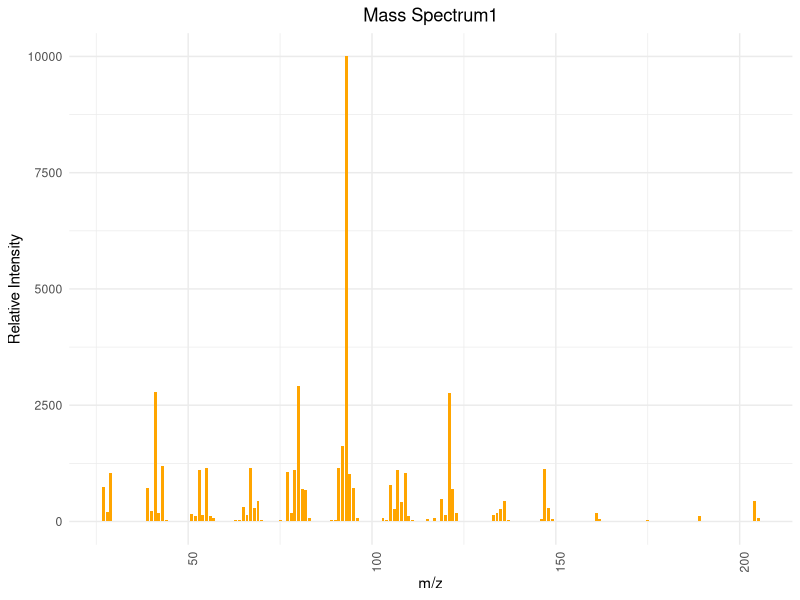
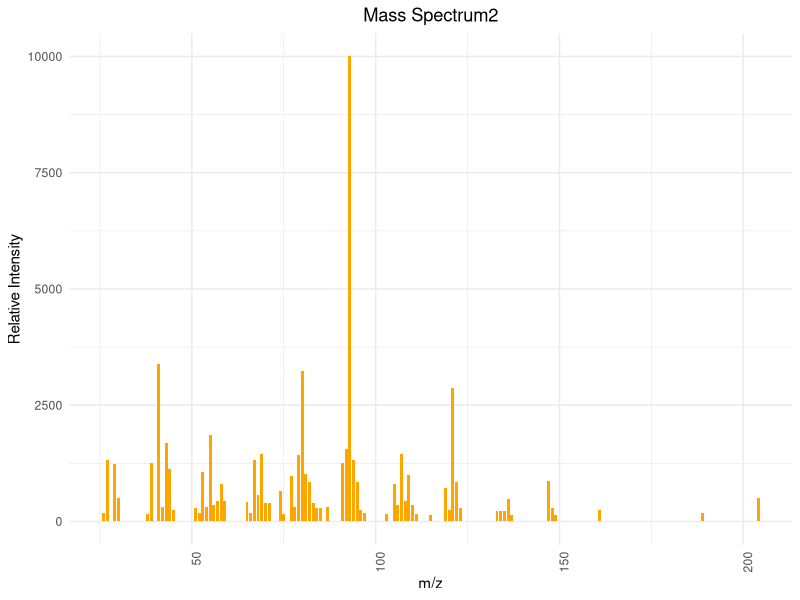
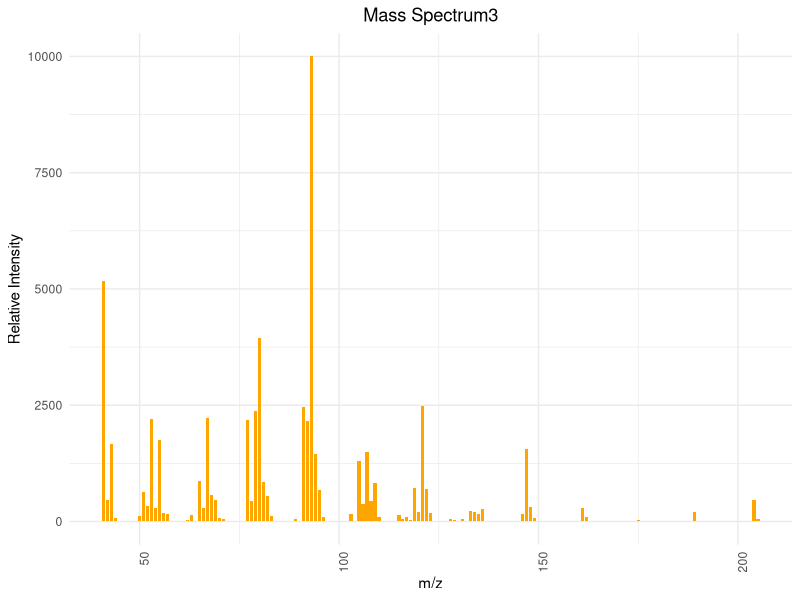
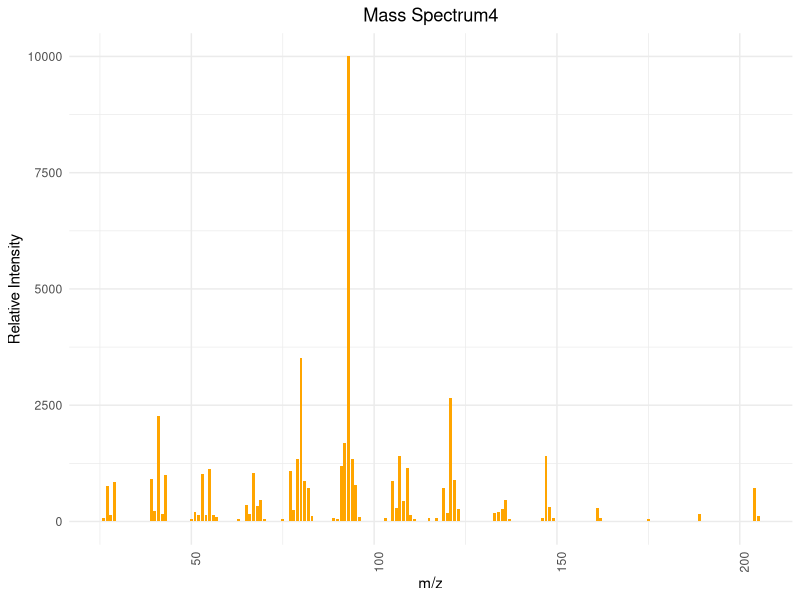

The R script that drew these images, in order:
## ---- chunk 1
# 安装并加载所需的包
library(ggplot2)

# 图1
mz1 <- c(27, 28, 29, 30, 39, 40, 41, 42, 43, 44, 50, 51, 52, 53, 54, 55, 56, 57, 58, 63, 64, 65, 66, 67, 68, 69, 70, 71, 72, 75, 77, 78, 79, 80, 81, 82, 83, 84, 89, 90, 91, 92, 93, 94, 95, 96, 97, 102, 103, 104, 105, 106, 107, 108, 109, 110, 111, 115, 116, 117, 118, 119, 120, 121, 122, 123, 124, 128, 129, 131, 133, 134, 135, 136, 137, 145, 146, 147, 148, 149, 161, 162, 175, 176, 189, 190, 204, 205)
intensity1 <- c(740, 210, 1040, 20, 720, 220, 2790, 190, 1200, 30, 20, 160, 110, 1110, 130, 1160, 110, 80, 10, 40, 30, 310, 140, 1150, 280, 430, 40, 20, 10, 30, 1070, 180, 1110, 2920, 700, 680, 70, 10, 40, 30, 1140, 1620, 9999, 1020, 730, 80, 10, 10, 80, 30, 780, 270, 1110, 410, 1040, 120, 40, 50, 20, 70, 20, 490, 130, 2770, 700, 180, 20, 20, 20, 20, 130, 180, 260, 440, 40, 10, 50, 1120, 290, 60, 190, 50, 40, 10, 120, 20, 440, 80)

data1 <- data.frame(mz1, intensity1)


ggplot(data1, aes(x=mz1, y=intensity1)) +
  geom_bar(stat="identity", fill="orange", width=0.8) + 
  theme_minimal() + 
  labs(title="Mass Spectrum1",
       x="m/z",
       y="Relative Intensity") + 
  theme(axis.text.x = element_text(angle = 90, hjust = 1), plot.title = element_text(hjust = 0.5))  

# 图2
mz2 <- c(26, 27, 29, 30, 38, 39, 41, 42, 43, 44, 45, 51, 52, 53, 54, 55, 56, 57, 58, 59, 65, 66, 67, 68, 69, 70, 71, 74, 75, 77, 78, 79, 80, 81, 82, 83, 84, 85, 87, 91, 92, 93, 94, 95, 96, 97, 103, 105, 106, 107, 108, 109, 110, 111, 115, 119, 120, 121, 122, 123, 133, 134, 135, 136, 137, 147, 148, 149, 161, 189, 204)
intensity2 <- c(190, 1330, 1230, 510, 160, 1260, 3390, 320, 1680, 1130, 250, 290, 190, 1070, 320, 1870, 350, 450, 810, 450, 420, 190, 1330, 580, 1450, 390, 390, 650, 160, 970, 320, 1420, 3230, 1030, 840, 390, 290, 290, 320, 1260, 1550, 9999, 1330, 840, 250, 190, 160, 810, 350, 1450, 450, 1000, 350, 160, 130, 710, 250, 2880, 840, 290, 220, 220, 220, 480, 130, 870, 290, 130, 250, 190, 510)

data2 <- data.frame(mz2, intensity2)

ggplot(data2, aes(x=mz2, y=intensity2)) +
  geom_bar(stat="identity", fill="orange", width=0.8) + 
  theme_minimal() + 
  labs(title="Mass Spectrum2",
       x="m/z",
       y="Relative Intensity") + 
  theme(axis.text.x = element_text(angle = 90, hjust = 1), plot.title = element_text(hjust = 0.5))  

# 图3
mz3 <- c(41, 42, 43, 44, 50, 51, 52, 53, 54, 55, 56, 57, 62, 63, 65, 66, 67, 68, 69, 70, 71, 77, 78, 79, 80, 81, 82, 83, 89, 91, 92, 93, 94, 95, 96, 102, 103, 105, 106, 107, 108, 109, 110, 115, 116, 117, 118, 119, 120, 121, 122, 123, 128, 129, 131, 133, 134, 135, 136, 146, 147, 148, 149, 161, 162, 175, 189, 204, 205)
intensity3 <- c(5170, 470, 1660, 70, 120, 630, 340, 2210, 280, 1750, 180, 160, 30, 150, 860, 280, 2220, 560, 470, 70, 50, 2190, 440, 2380, 3940, 840, 540, 110, 50, 2470, 2170, 9999, 1450, 680, 100, 20, 170, 1310, 380, 1490, 440, 830, 100, 140, 60, 100, 40, 730, 200, 2490, 690, 190, 50, 40, 50, 220, 200, 160, 270, 160, 1560, 320, 70, 300, 90, 40, 200, 470, 60)

data3 <- data.frame(mz3, intensity3)

ggplot(data3, aes(x=mz3, y=intensity3)) +
  geom_bar(stat="identity", fill="orange", width=0.8) + 
  theme_minimal() + 
  labs(title="Mass Spectrum3",
       x="m/z",
       y="Relative Intensity") + 
  theme(axis.text.x = element_text(angle = 90, hjust = 1), plot.title = element_text(hjust = 0.5)) 

# 图4
mz4 <- c(26, 27, 28, 29, 39, 40, 41, 42, 43, 50, 51, 52, 53, 54, 55, 56, 57, 63, 65, 66, 67, 68, 69, 70, 75, 77, 78, 79, 80, 81, 82, 83, 89, 90, 91, 92, 93, 94, 95, 96, 103, 105, 106, 107, 108, 109, 110, 111, 115, 117, 119, 120, 121, 122, 123, 133, 134, 135, 136, 137, 146, 147, 148, 149, 161, 162, 175, 189, 204, 205)
intensity4 <- c(70, 760, 140, 850, 920, 230, 2260, 170, 990, 50, 200, 130, 1030, 130, 1120, 130, 100, 60, 350, 160, 1050, 340, 460, 60, 50, 1080, 250, 1350, 3510, 870, 730, 110, 80, 50, 1190, 1680, 9999, 1350, 780, 100, 80, 870, 290, 1410, 430, 1140, 150, 50, 70, 80, 730, 180, 2650, 890, 260, 190, 210, 270, 460, 60, 80, 1410, 320, 70, 280, 80, 50, 170, 730, 120)

data4 <- data.frame(mz4, intensity4)

ggplot(data4, aes(x=mz4, y=intensity4)) +
  geom_bar(stat="identity", fill="orange", width=0.8) + 
  theme_minimal() + 
  labs(title="Mass Spectrum4",
       x="m/z",
       y="Relative Intensity") + 
  theme(axis.text.x = element_text(angle = 90, hjust = 1), plot.title = element_text(hjust = 0.5)) 

